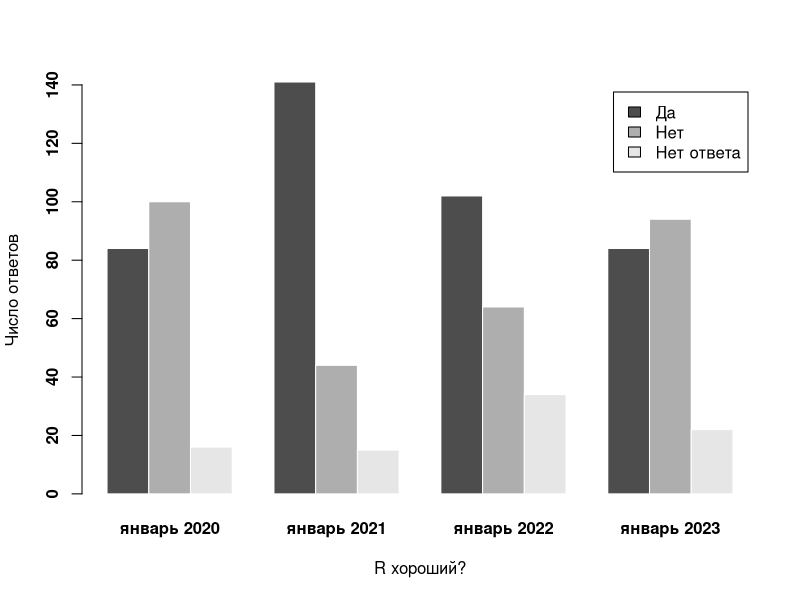
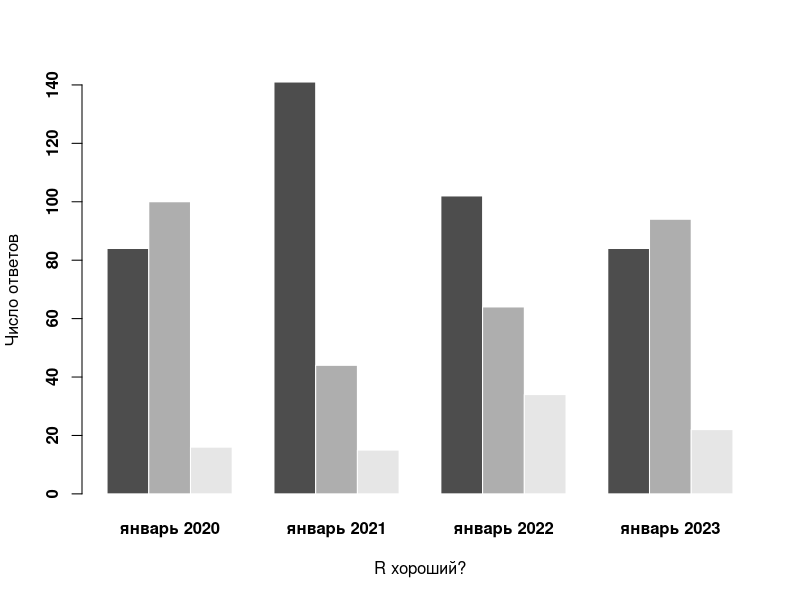
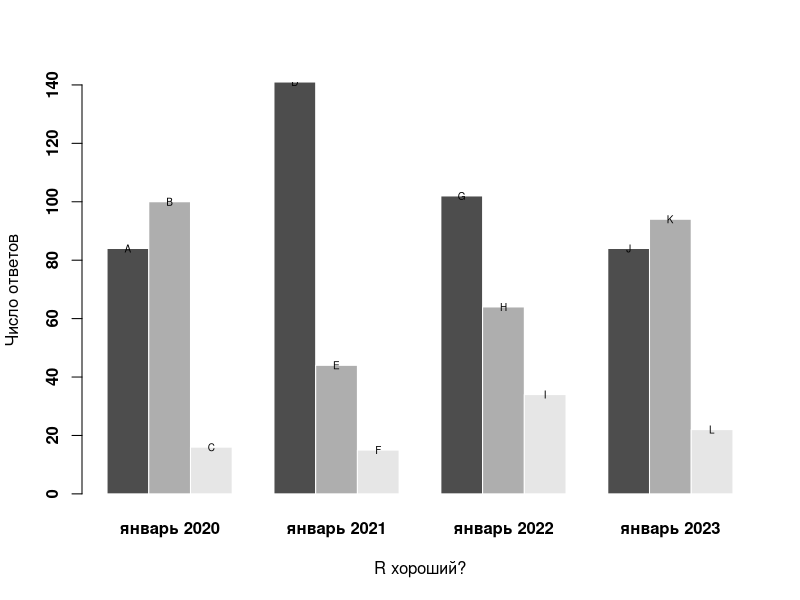
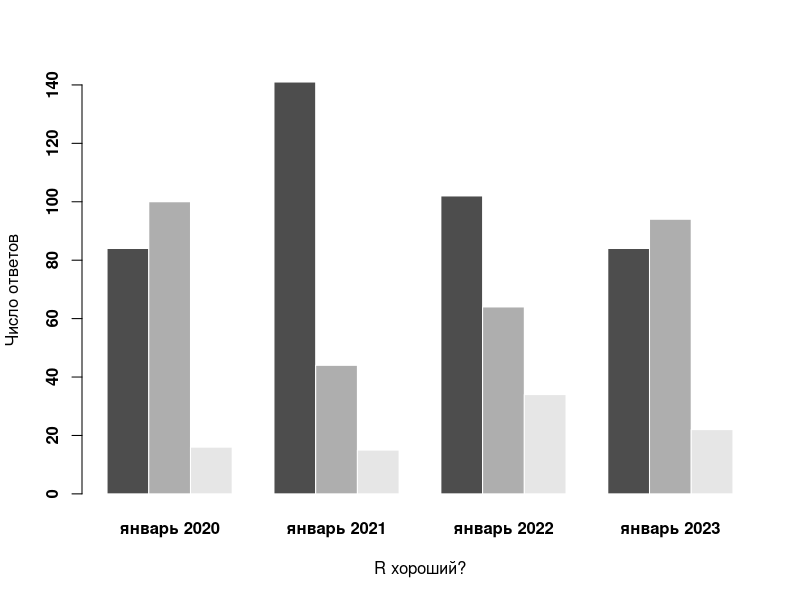
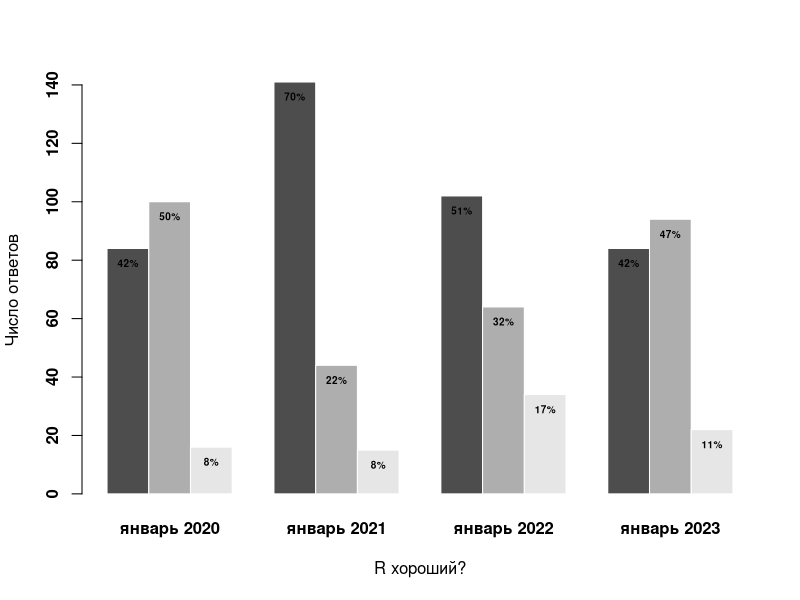
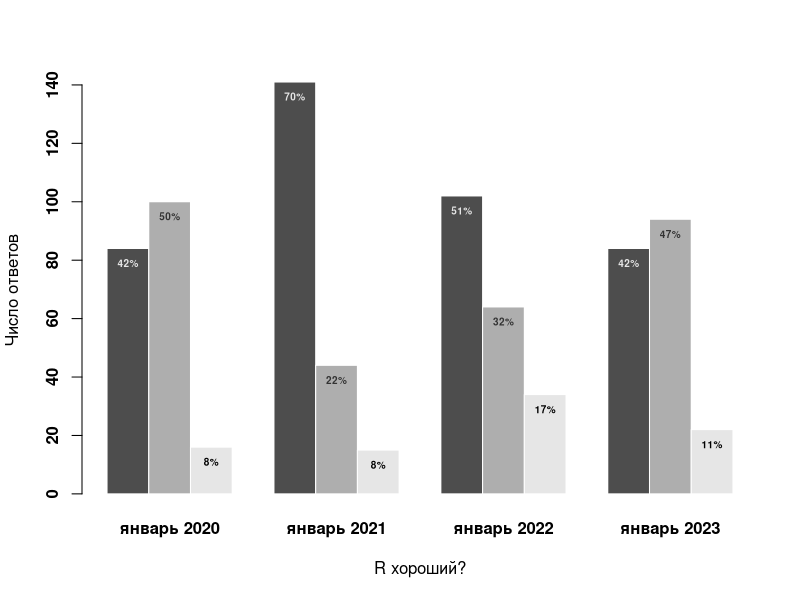

These figures' R source, in order:
##############################################
################ PREPARE DATA ################
##############################################

sample(1:10, 3)
sample(1:5, 10, replace = TRUE)
answer01 <- sample(c("Да", "Нет", "Нет ответа"), 200, 
                   replace = TRUE, prob = c(0.4, 0.5, 0.1))
answer01

answer02 <- sample(c("Да", "Нет", "Нет ответа"), 200, 
                   replace = TRUE, prob = c(0.68, 0.22, 0.1))
answer03 <- sample(c("Да", "Нет", "Нет ответа"), 200, 
                   replace = TRUE, prob = c(0.5, 0.35, 0.15))
answer04 <- sample(c("Да", "Нет", "Нет ответа"), 200, 
                   replace = TRUE, prob = c(0.5, 0.4, 0.1))

dat <- cbind.data.frame(answer01, answer02, answer03, answer04)
head(dat)

colnames(dat) <- c("январь 2020", "январь 2021", 
                   "январь 2022", "январь 2023")
View(dat)

##############################################
################ CREATE BARPLOT ##############
##############################################

# create table with frequencies
table(dat$`январь 2020`)
counts <- cbind(table(dat$`январь 2020`), 
                table(dat$`январь 2021`),
                table(dat$`январь 2022`), 
                table(dat$`январь 2023`))
counts

colnames(counts) <- colnames(dat)
counts

# create barplot
barplot(counts, 
        beside=TRUE, 
        col=c(), 
        border="white",
        xlab="R хороший?", 
        ylab = "Число ответов", 
        font.lab = 1,
        font.axis = 2,
        legend = rownames(counts))

# save barplot
png("Bar.png", width = 9, height = 4, units = 'in', res = 300)
barplot(counts, 
        beside=TRUE, 
        col=c(), 
        border="white",
        xlab="R хороший?", 
        ylab = "Число ответов", 
        font.lab=1,
        font.axis=2,
        legend = rownames(counts),
        args.legend = list(x = 15, 
                           y = 178,
                           cex = 0.6, 
                           horiz = TRUE))
dev.off()

# find png-file
getwd()
utils::browseURL(getwd())

##############################################
################ DESIGN BARPLOT ##############
##############################################

# add labels to every column
bar <- barplot(counts, 
               beside=TRUE, 
               col=c(), 
               border="white",
               xlab="R хороший?", 
               ylab = "Число ответов", 
               font.lab=1,
               font.axis=2,
               legend = rownames(counts),
               args.legend = list(x = 15, 
                                  y = 178,
                                  cex = 0.6, 
                                  horiz = TRUE))
bar

xpos <- as.vector(bar)
xpos

ypos <- as.vector(counts)
ypos

labels <- LETTERS[1:12]
labels

barplot(counts, 
        beside=TRUE, 
        col=c(), 
        border="white",
        xlab="R хороший?", 
        ylab = "Число ответов", 
        font.lab = 1,
        font.axis = 2,
        legend = rownames(counts),
        args.legend = list(x = 15, 
                           y = 178,
                           cex = 0.6, 
                           horiz = TRUE))
text(labels, x = xpos, y = ypos, cex = 0.6)

# change labels to percentages
count_perc <- apply(counts, 2, function(x){x /sum(x) * 100})
count_perc

perc <- round(as.vector(round(count_perc)))
perc

labels <- paste(perc, "%", sep = "")
labels

png("Bar02.png", width = 9, height = 4, units = 'in', res = 300)
bar <- barplot(counts, 
               beside=TRUE, 
               col=c(), 
               border="white",
               xlab="R хороший?", 
               ylab = "Число ответов", 
               font.lab=1,
               font.axis=2,
               legend = rownames(counts),
               args.legend = list(x = 15, 
                                  y = 178,
                                  cex = 0.6, 
                                  horiz = TRUE))

text(labels, x = xpos, y = ypos - 5, cex = 0.6, font = 2)
dev.off()

# change colors of labels
png("Bar03.png", width = 9, height = 4, units = 'in', res = 300)
bar <- barplot(counts, 
               beside=TRUE, 
               col=c(), 
               border="white",
               xlab="R хороший?", 
               ylab = "Число ответов", 
               font.lab=1,
               font.axis=2,
               legend = rownames(counts),
               args.legend = list(x = 15, 
                                  y = 178,
                                  cex = 0.6, 
                                  horiz = TRUE))

my.colors <- rep(c("gray90", "gray20", "black"), 4)
text(labels, x = xpos, y = ypos - 5, cex = 0.6, font = 2, 
     col = my.colors)
dev.off()

